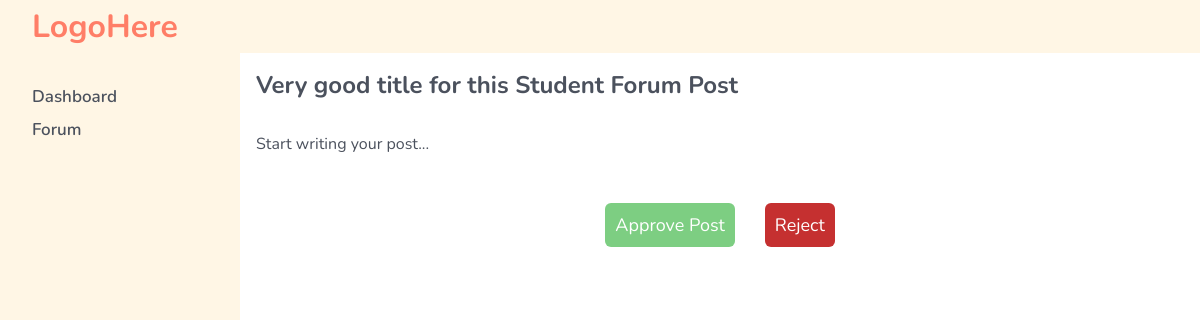
Page /forum/moderator/review-post/?post_id=3 (signed in) on the committed database.
### forum/models.py (models this page shows, shortened)
class ForumPost(models.Model):
    title = models.CharField(max_length=500, verbose_name='Post Title', null=False, default='')
    user = models.ForeignKey(
        to=CustomUser,
        on_delete=models.CASCADE,
        verbose_name='Related User',
        related_name='forum_posts'
    )
    content = models.TextField(verbose_name='Post Content')
    upvote_users = models.ManyToManyField(
        to=CustomUser,
        verbose_name="Users Who Upvoted",
        related_name="upvoted_posts"
    )
    downvote_users = models.ManyToManyField(
        to=CustomUser,
        verbose_name="Users Who Downvoted",
        related_name="downvoted_posts"
    )
    approved = models.BooleanField(default=False, verbose_name="Approval Status")
    date_time = models.DateTimeField(default=now)

### forum/views.py (the view)
# urls.py: path('moderator/review-post/', views.review_forum_post, name='review_post'),
@login_required(login_url='login')
def review_forum_post(request):
    if not ForumModerator.objects.filter(user=request.user).exists():
        return redirect('forum_homepage')
    context = {}
    post_id = request.GET.get('post_id')
    if post_id is not None:
        post_id = int(post_id)
        post = ForumPost.objects.get(id=post_id)
        context['post'] = post
        print('here am I')
    else:
        return redirect('forum_homepage')
    return render(request, 'forumPages/moderatorDashboard/reviewPost.html', context)

### templates/forumPages/moderatorDashboard/reviewPost.html (shortened to what this page needs)
{% extends 'forumPages/moderatorDashboard/base.html' %}
{% block moderator_content %}
{% load static %}
<h2 class="page-heading">
    {{post.title}}
</h2>
<div class="content">
    {{post.content|safe}}
</div>
<div class="post-review-controls">
    <button class="review-btn approve-btn">Approve Post</button>
    <button class="review-btn reject-btn">Reject</button>
</div>
{% endblock %}

### static/forumStyling.css (style rules this page uses)
:root { --primary-color: #FF7E67; --secondary-color: #FFD24C; --accent: #7DCE82; --background: #FFF6E5; --text-color: #4B515D; }
* { margin: 0; padding: 0; box-sizing: border-box; text-decoration: none; font-family: 'Nunito'; }
.page-heading { color: var(--text-color); }
.content { color: var(--text-color); margin-top: 2rem; }
.post-review-controls { width: 100%; display: flex; justify-content: center; gap: 30px; margin-top: 3rem; }
.post-review-controls .reject-btn { color: white; background-color: #c53030; border: none; outline: none; font-size: 18px; padding: 10px; cursor: pointer; border-radius: 6px; }
.post-review-controls .approve-btn { border-radius: 6px; color: white; background-color: var(--accent); border: none; outline: none; font-size: 18px; padding: 10px; cursor: pointer; }

### rows in the picture
ForumPost: title "Very good title for this Student Forum Post", content "Start writing your post..."
